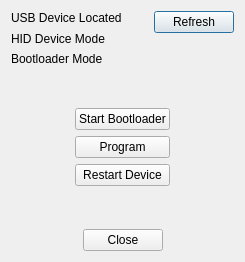
<?xml version="1.0" encoding="UTF-8"?>
<ui version="4.0">
 <class>ProgramDlgClass</class>
 <widget class="QDialog" name="ProgramDlgClass">
  <property name="windowModality">
   <enum>Qt::WindowModal</enum>
  </property>
  <property name="geometry">
   <rect>
    <x>0</x>
    <y>0</y>
    <width>245</width>
    <height>262</height>
   </rect>
  </property>
  <property name="sizePolicy">
   <sizepolicy hsizetype="Fixed" vsizetype="Fixed">
    <horstretch>0</horstretch>
    <verstretch>0</verstretch>
   </sizepolicy>
  </property>
  <property name="minimumSize">
   <size>
    <width>245</width>
    <height>262</height>
   </size>
  </property>
  <property name="maximumSize">
   <size>
    <width>245</width>
    <height>262</height>
   </size>
  </property>
  <property name="windowTitle">
   <string>Program</string>
  </property>
  <property name="modal">
   <bool>true</bool>
  </property>
  <layout class="QVBoxLayout" name="verticalLayout_3">
   <item>
    <layout class="QHBoxLayout" name="horizontalLayout">
     <property name="sizeConstraint">
      <enum>QLayout::SetMinimumSize</enum>
     </property>
     <item>
      <layout class="QGridLayout" name="gridLayout">
       <property name="sizeConstraint">
        <enum>QLayout::SetMaximumSize</enum>
       </property>
       <item row="0" column="0">
        <widget class="QLabel" name="label">
         <property name="text">
          <string>USB Device Located</string>
         </property>
         <property name="textInteractionFlags">
          <set>Qt::NoTextInteraction</set>
         </property>
        </widget>
       </item>
       <item row="0" column="1">
        <widget class="QLabel" name="lightUSBDeviceLocated">
         <property name="text">
          <string/>
         </property>
         <property name="pixmap">
          <pixmap resource="generichid.qrc">:/GenericHID/redlight</pixmap>
         </property>
        </widget>
       </item>
       <item row="1" column="0">
        <widget class="QLabel" name="label_2">
         <property name="text">
          <string>HID Device Mode</string>
         </property>
         <property name="textInteractionFlags">
          <set>Qt::NoTextInteraction</set>
         </property>
        </widget>
       </item>
       <item row="1" column="1">
        <widget class="QLabel" name="lightHIDDeviceMode">
         <property name="text">
          <string/>
         </property>
         <property name="pixmap">
          <pixmap resource="generichid.qrc">:/GenericHID/redlight</pixmap>
         </property>
        </widget>
       </item>
       <item row="2" column="0">
        <widget class="QLabel" name="label_3">
         <property name="text">
          <string>Bootloader Mode</string>
         </property>
         <property name="textInteractionFlags">
          <set>Qt::NoTextInteraction</set>
         </property>
        </widget>
       </item>
       <item row="2" column="1">
        <widget class="QLabel" name="lightBootloaderMode">
         <property name="text">
          <string/>
         </property>
         <property name="pixmap">
          <pixmap resource="generichid.qrc">:/GenericHID/redlight</pixmap>
         </property>
        </widget>
       </item>
      </layout>
     </item>
     <item>
      <spacer name="horizontalSpacer_5">
       <property name="orientation">
        <enum>Qt::Horizontal</enum>
       </property>
       <property name="sizeHint" stdset="0">
        <size>
         <width>40</width>
         <height>20</height>
        </size>
       </property>
      </spacer>
     </item>
     <item>
      <layout class="QVBoxLayout" name="verticalLayout_2">
       <item>
        <widget class="QPushButton" name="btnRefresh">
         <property name="text">
          <string>Refresh</string>
         </property>
        </widget>
       </item>
       <item>
        <spacer name="verticalSpacer">
         <property name="orientation">
          <enum>Qt::Vertical</enum>
         </property>
         <property name="sizeHint" stdset="0">
          <size>
           <width>20</width>
           <height>40</height>
          </size>
         </property>
        </spacer>
       </item>
      </layout>
     </item>
    </layout>
   </item>
   <item>
    <layout class="QHBoxLayout" name="horizontalLayout_2">
     <item>
      <spacer name="horizontalSpacer_2">
       <property name="orientation">
        <enum>Qt::Horizontal</enum>
       </property>
       <property name="sizeHint" stdset="0">
        <size>
         <width>40</width>
         <height>20</height>
        </size>
       </property>
      </spacer>
     </item>
     <item>
      <layout class="QVBoxLayout" name="verticalLayout">
       <item>
        <spacer name="verticalSpacer_2">
         <property name="orientation">
          <enum>Qt::Vertical</enum>
         </property>
         <property name="sizeHint" stdset="0">
          <size>
           <width>20</width>
           <height>40</height>
          </size>
         </property>
        </spacer>
       </item>
       <item>
        <widget class="QPushButton" name="btnStartBootloader">
         <property name="text">
          <string>Start Bootloader</string>
         </property>
        </widget>
       </item>
       <item>
        <widget class="QPushButton" name="btnProgram">
         <property name="text">
          <string>Program</string>
         </property>
        </widget>
       </item>
       <item>
        <widget class="QPushButton" name="btnRestartDevice">
         <property name="text">
          <string>Restart Device</string>
         </property>
        </widget>
       </item>
       <item>
        <spacer name="verticalSpacer_3">
         <property name="orientation">
          <enum>Qt::Vertical</enum>
         </property>
         <property name="sizeHint" stdset="0">
          <size>
           <width>20</width>
           <height>40</height>
          </size>
         </property>
        </spacer>
       </item>
      </layout>
     </item>
     <item>
      <spacer name="horizontalSpacer">
       <property name="orientation">
        <enum>Qt::Horizontal</enum>
       </property>
       <property name="sizeHint" stdset="0">
        <size>
         <width>40</width>
         <height>20</height>
        </size>
       </property>
      </spacer>
     </item>
    </layout>
   </item>
   <item>
    <layout class="QHBoxLayout" name="horizontalLayout_3">
     <item>
      <spacer name="horizontalSpacer_3">
       <property name="orientation">
        <enum>Qt::Horizontal</enum>
       </property>
       <property name="sizeHint" stdset="0">
        <size>
         <width>40</width>
         <height>20</height>
        </size>
       </property>
      </spacer>
     </item>
     <item>
      <widget class="QPushButton" name="btnClose">
       <property name="text">
        <string>Close</string>
       </property>
      </widget>
     </item>
     <item>
      <spacer name="horizontalSpacer_4">
       <property name="orientation">
        <enum>Qt::Horizontal</enum>
       </property>
       <property name="sizeHint" stdset="0">
        <size>
         <width>40</width>
         <height>20</height>
        </size>
       </property>
      </spacer>
     </item>
    </layout>
   </item>
  </layout>
 </widget>
 <layoutdefault spacing="6" margin="11"/>
 <resources>
  <include location="generichid.qrc"/>
 </resources>
 <connections>
  <connection>
   <sender>btnClose</sender>
   <signal>clicked()</signal>
   <receiver>ProgramDlgClass</receiver>
   <slot>onClose()</slot>
   <hints>
    <hint type="sourcelabel">
     <x>131</x>
     <y>240</y>
    </hint>
    <hint type="destinationlabel">
     <x>192</x>
     <y>240</y>
    </hint>
   </hints>
  </connection>
  <connection>
   <sender>btnRestartDevice</sender>
   <signal>clicked()</signal>
   <receiver>ProgramDlgClass</receiver>
   <slot>onRestartDevice()</slot>
   <hints>
    <hint type="sourcelabel">
     <x>138</x>
     <y>179</y>
    </hint>
    <hint type="destinationlabel">
     <x>198</x>
     <y>185</y>
    </hint>
   </hints>
  </connection>
  <connection>
   <sender>btnProgram</sender>
   <signal>clicked()</signal>
   <receiver>ProgramDlgClass</receiver>
   <slot>onProgram()</slot>
   <hints>
    <hint type="sourcelabel">
     <x>130</x>
     <y>153</y>
    </hint>
    <hint type="destinationlabel">
     <x>199</x>
     <y>148</y>
    </hint>
   </hints>
  </connection>
  <connection>
   <sender>btnStartBootloader</sender>
   <signal>clicked()</signal>
   <receiver>ProgramDlgClass</receiver>
   <slot>onStartBootloader()</slot>
   <hints>
    <hint type="sourcelabel">
     <x>119</x>
     <y>119</y>
    </hint>
    <hint type="destinationlabel">
     <x>197</x>
     <y>105</y>
    </hint>
   </hints>
  </connection>
  <connection>
   <sender>btnRefresh</sender>
   <signal>clicked()</signal>
   <receiver>ProgramDlgClass</receiver>
   <slot>onRefresh()</slot>
   <hints>
    <hint type="sourcelabel">
     <x>192</x>
     <y>28</y>
    </hint>
    <hint type="destinationlabel">
     <x>193</x>
     <y>49</y>
    </hint>
   </hints>
  </connection>
 </connections>
 <slots>
  <slot>onClose()</slot>
  <slot>onRestartDevice()</slot>
  <slot>onProgram()</slot>
  <slot>onStartBootloader()</slot>
  <slot>onRefresh()</slot>
 </slots>
</ui>
